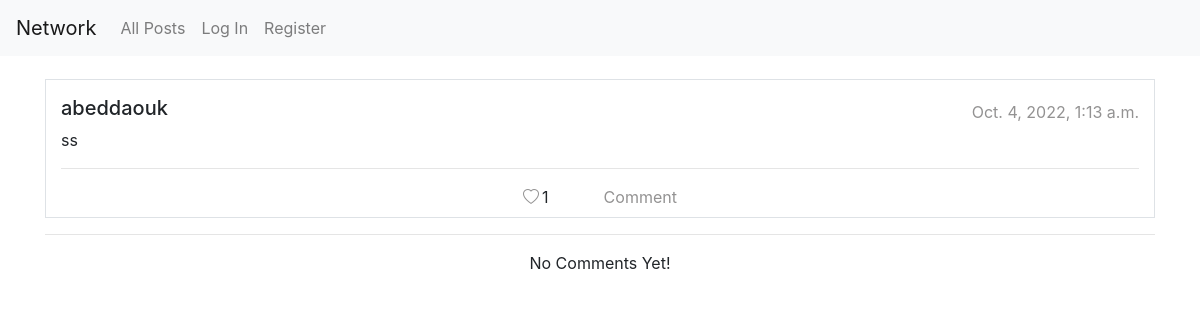
The app's page /post_view/25, older data.
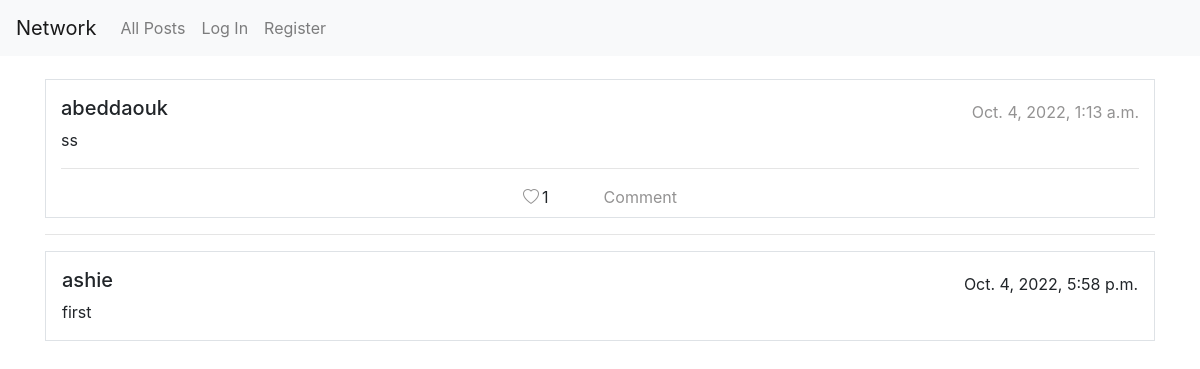
The same page, newer data.
### network/models.py (models this page shows, shortened)
class Posts(models.Model):
    user = models.ForeignKey(User, on_delete=models.CASCADE, null=True)
    text = models.CharField(max_length=1000)
    datetime = models.DateTimeField(default=datetime.now())
    likes = models.IntegerField(default=0)

class User(AbstractUser):
    backgroundColor = models.TextField(default="#cb444a")
    bio = models.TextField(default="No Bio")
    image = models.ImageField(null=True, default="profile.png", upload_to="media/")

class Comments(models.Model):
    user = models.ForeignKey(User, on_delete=models.CASCADE, null=True)
    post = models.ForeignKey(Posts, on_delete=models.CASCADE, null=True)
    comment = models.CharField(max_length=1000)
    datetime = models.DateTimeField(default=datetime.now())

### network/views.py (the view, shortened to what this page needs)
# urls.py: path("post_view/<int:post_id>", views.post_view, name="postView"),
def post_view(request, post_id):
    post = Posts.objects.get(pk=post_id)
    try:
        is_liked = Exists(Likes.objects.get(post=post_id, user=request.user))
    except:
        is_liked = False
    comments = Comments.objects.filter(post=post_id).order_by("datetime")[::-1]
    return render(request, "network/post.html", {
        "post": post,
        "is_liked": is_liked,
        "comments": comments
    })

### network/templates/network/post.html (shortened to what this page needs)
{% extends "network/layout.html" %}
{% block body %}
<div class="container">
    <div class="container border mt-2" data-animation data-id="{{ post.id }}">
        <div class="row pt-3">
            <div class="col">
                <div class="d-flex align-items-center justify-content-between">
                    <div>
                        {% if user.is_authenticated %}
                        <a>
                            <h5>{{ post.user }}</h5>
                        </a>
                        {% else %}
                        <a>
                            <h5>{{ post.user }}</h5>
                        </a>
                        {% endif %}
                    </div>
                    <div style="color: rgb(147, 146, 146);">
                        {{ post.datetime }}
                    </div>
                </div>
                <p>{{ post.text }}</p>
                <hr />
                <div class="d-flex align-items-center justify-content-center mb-2">
                    <span>
                        {% if not is_liked %}
                        <i id="heart-icon" data-action="like" class="bi bi-heart"></i>
                        {% else %}
                        <i id="heart-icon" data-action="unlike" class="bi bi-heart-fill text-danger"></i>
                        {% endif %}
                    </span>
                    <div style="padding-left: 3px;">{{post.postLiked.count}}</div>
                    <a style="margin-left: 55px;" href="#">Comment</a>
                </div>
            </div>
        </div>
    </div>
    <hr />
    {% if not comments %}
    <div class="text-center mt-3">
        No Comments Yet!
    </div>
    {% endif %}
    {% for comment in comments %}
    <div class="border p-3 mb-2">
        <div class="d-flex align-items-center justify-content-between">
            <div>
                <h5>{{ comment.user }}</h5>
            </div>
            <div>
                {{ comment.datetime }}
            </div>
        </div>
        <div>
            {{ comment.comment }}
        </div>
    </div>
    {% endfor %}
</div>
{% endblock %}

### network/templates/network/layout.html (shortened to what this page needs)
{% load static %}
<!DOCTYPE html>
<html lang="en">
<head>
    <link rel="stylesheet" href="https://stackpath.bootstrapcdn.com/bootstrap/4.4.1/css/bootstrap.min.css"
>
    <link rel="stylesheet" href="https://cdn.jsdelivr.net/npm/bootstrap-icons@1.3.0/font/bootstrap-icons.css">
    <link href="{% static 'network/styles.css' %}" rel="stylesheet">
</head>
<body>
    <nav class="navbar navbar-expand-lg navbar-light bg-light">
        <a class="navbar-brand" href="{% url 'index' %}">Network</a>
        <div>
            <ul class="navbar-nav mr-auto">
                <li class="nav-item">
                    <a class="nav-link" href="{% url 'index' %}">All Posts</a>
                </li>
                {% if user.is_authenticated %}
                <li class="nav-item">
                    <a class="nav-link" href="{% url 'following' %}">Following</a>
                </li>
                <li class="nav-item">
                    <a class="nav-link" href="{% url 'logout' %}">Log Out</a>
                </li>
                {% else %}
                <li class="nav-item">
                    <a class="nav-link" href="{% url 'login' %}">Log In</a>
                </li>
                <li class="nav-item">
                    <a class="nav-link" href="{% url 'register' %}">Register</a>
                </li>
                {% endif %}
            </ul>
        </div>
    </nav>
    <div class="body">
        {% block body %}
        {% endblock %}
    </div>
</body>
</html>

### network/static/network/styles.css (style rules this page uses)
.body { padding: 15px; }
#heart-icon { color: rgb(147, 146, 146); }
a { color: rgb(147, 146, 146);; }

Row changes from the older to the newer data that the page shows:
added Comments: user "ashie", datetime "Oct. 4, 2022, 5:58 p.m.", comment "first"
Text that changed along with them:
text no longer shown: "No Comments Yet!"
